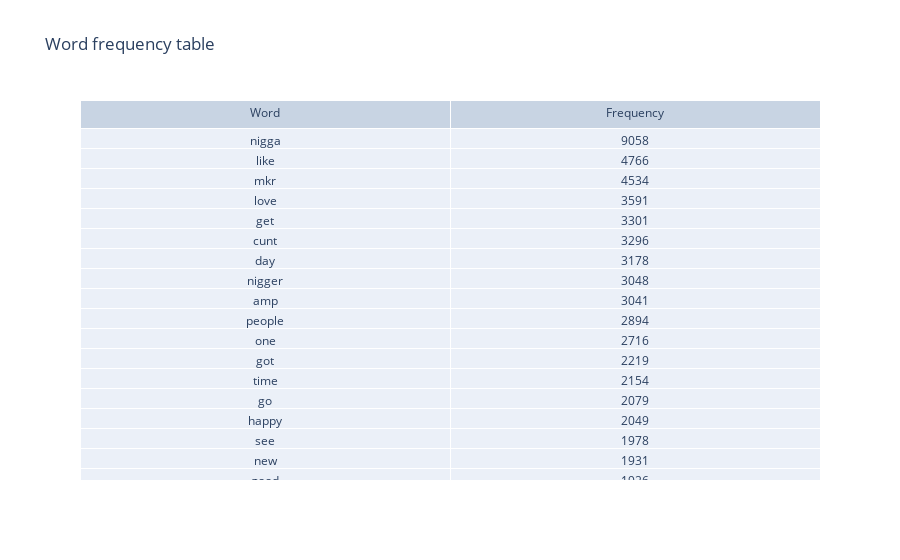
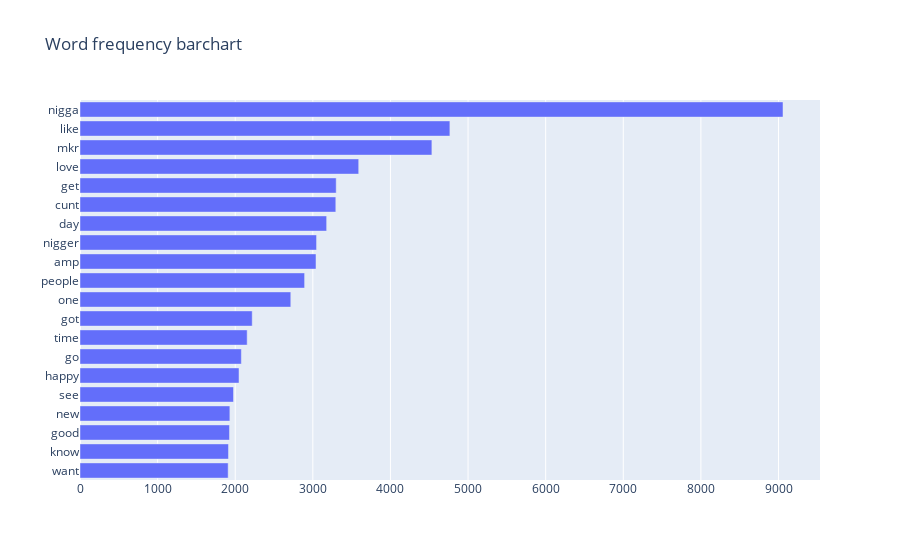

These figures' notebook cell, in order:
### Code cell
fig1 = go.Figure(data=[go.Table(header=dict(values=['Word', 'Frequency']),
                 cells=dict(values=[word_frequency_table.word, word_frequency_table.frequency]))
                     ])
fig1.update_layout(
    title_text="Word frequency table"
)

fig2 = go.Figure(go.Bar(
            x=word_frequency_table.frequency.sort_index(ascending=False),
            y=word_frequency_table.word.sort_index(ascending=False),
            orientation='h'))
fig2.update_layout(
    title_text="Word frequency barchart"
)

fig1.show()
fig2.show()

### Figure 1 — Plotly figure (JSON) as saved in the notebook; plotly's stock layout.template omitted (floating-point values rounded to 4 significant figures)
{"data": [{"cells": {"values": [["nigga", "like", "mkr", "love", "get", "cunt", "day", "nigger", "amp", "people", "one", "got", "time", "go", "happy", "see", "new", "good", "know", "want"], [9058, 4766, 4534, 3591, 3301, 3296, 3178, 3048, 3041, 2894, 2716, 2219, 2154, 2079, 2049, 1978, 1931, 1926, 1913, 1909]]}, "header": {"values": ["Word", "Frequency"]}, "type": "table"}], "layout": {"title": {"text": "Word frequency table"}}}

### Figure 2 — Plotly figure (JSON) as saved in the notebook; plotly's stock layout.template omitted (floating-point values rounded to 4 significant figures)
{"data": [{"orientation": "h", "type": "bar", "x": [1909, 1913, 1926, 1931, 1978, 2049, 2079, 2154, 2219, 2716, 2894, 3041, 3048, 3178, 3296, 3301, 3591, 4534, 4766, 9058], "y": ["want", "know", "good", "new", "see", "happy", "go", "time", "got", "one", "people", "amp", "nigger", "day", "cunt", "get", "love", "mkr", "like", "nigga"]}], "layout": {"title": {"text": "Word frequency barchart"}}}
